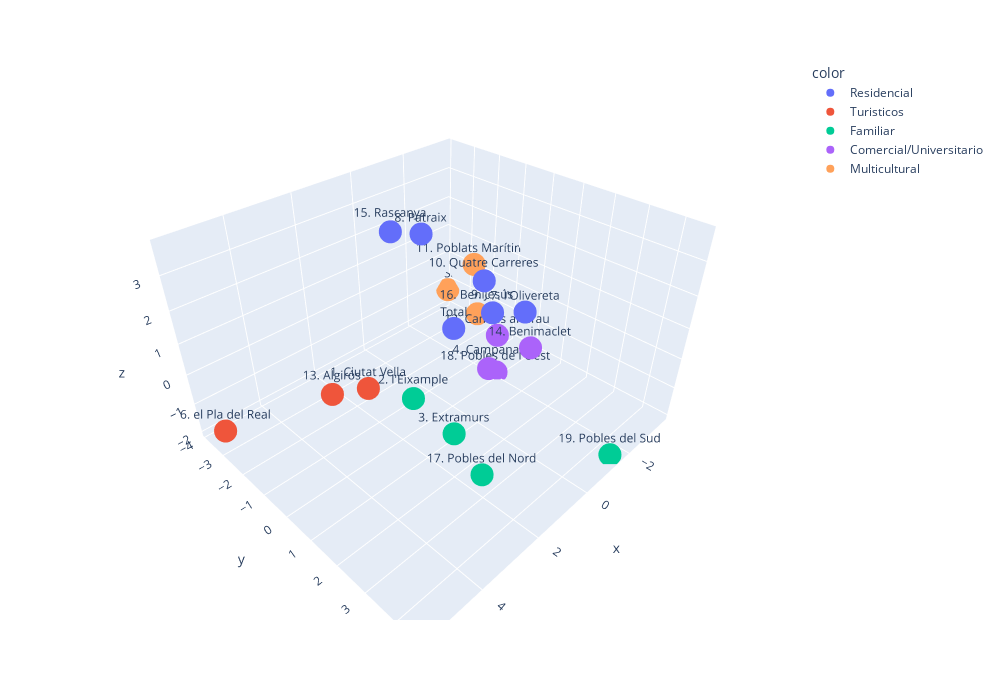

The notebook cell this image was saved under:
### Code cell
# hacer el plot con los nombres de los grupos

fig = px.scatter_3d(x=df_pca[:, 0], y=df_pca[:, 1], z=df_pca[:, 2], text=df['Distrito'], color=df['Cluster Name'], width=1000, height=700)

fig.show()

### Figure 1 — Plotly figure (JSON) as saved in the notebook; plotly's stock layout.template omitted (floating-point values rounded to 4 significant figures)
{"data": [{"hovertemplate": "color=Residencial<br>x=%{x}<br>y=%{y}<br>z=%{z}<br>text=%{text}<extra></extra>", "legendgroup": "Residencial", "marker": {"color": "#636efa", "symbol": "circle"}, "mode": "markers+text", "name": "Residencial", "scene": "scene", "showlegend": true, "text": ["Total", "7. l'Olivereta", "8. Patraix", "9. Jesús", "10. Quatre Carreres", "15. Rascanya"], "type": "scatter3d", "x": [-0.254, -1.538, 1.023, -1.318, -0.9539, 1.22], "y": [-0.2632, 1.192, -0.1788, 0.2293, 0.1782, -1.07], "z": [0.374, 0.9978, 3.761, 0.632, 1.802, 3.578]}, {"hovertemplate": "color=Turisticos<br>x=%{x}<br>y=%{y}<br>z=%{z}<br>text=%{text}<extra></extra>", "legendgroup": "Turisticos", "marker": {"color": "#EF553B", "symbol": "circle"}, "mode": "markers+text", "name": "Turisticos", "scene": "scene", "showlegend": true, "text": ["1. Ciutat Vella", "6. el Pla del Real", "13. Algirós"], "type": "scatter3d", "x": [2.951, 5.593, 2.673], "y": [-0.1749, -3.188, -2.246], "z": [0.1191, -1.585, -1.464]}, {"hovertemplate": "color=Familiar<br>x=%{x}<br>y=%{y}<br>z=%{z}<br>text=%{text}<extra></extra>", "legendgroup": "Familiar", "marker": {"color": "#00cc96", "symbol": "circle"}, "mode": "markers+text", "name": "Familiar", "scene": "scene", "showlegend": true, "text": ["2. l'Eixample", "3. Extramurs", "17. Pobles del Nord", "19. Pobles del Sud"], "type": "scatter3d", "x": [1.783, 1.573, 2.029, -1.39], "y": [0.2264, 1.543, 2.943, 4.511], "z": [-0.6726, -1.218, -1.364, -1.977]}, {"hovertemplate": "color=Comercial/Universitario<br>x=%{x}<br>y=%{y}<br>z=%{z}<br>text=%{text}<extra></extra>", "legendgroup": "Comercial/Universitario", "marker": {"color": "#ab63fa", "symbol": "circle"}, "mode": "markers+text", "name": "Comercial/Universitario", "scene": "scene", "showlegend": true, "text": ["4. Campanar", "12. Camins al Grau", "14. Benimaclet", "18. Pobles de l'Oest"], "type": "scatter3d", "x": [-0.06703, -1.258, -0.1978, -1.975], "y": [1.232, 0.5016, 2.44, -0.04351], "z": [-0.1241, 0.02276, 1.118, -1.997]}, {"hovertemplate": "color=Multicultural<br>x=%{x}<br>y=%{y}<br>z=%{z}<br>text=%{text}<extra></extra>", "legendgroup": "Multicultural", "marker": {"color": "#FFA15A", "symbol": "circle"}, "mode": "markers+text", "name": "Multicultural", "scene": "scene", "showlegend": true, "text": ["5. la Saïdia", "11. Poblats Marítims", "16. Benicalap"], "type": "scatter3d", "x": [-3.671, -2.746, -3.476], "y": [-3.818, -1.796, -2.217], "z": [-1.326, 0.8375, -1.514]}], "layout": {"height": 700, "legend": {"title": {"text": "color"}, "tracegroupgap": 0}, "margin": {"t": 60}, "scene": {"domain": {"x": [0, 1], "y": [0, 1]}, "xaxis": {"title": {"text": "x"}}, "yaxis": {"title": {"text": "y"}}, "zaxis": {"title": {"text": "z"}}}, "width": 1000}}
